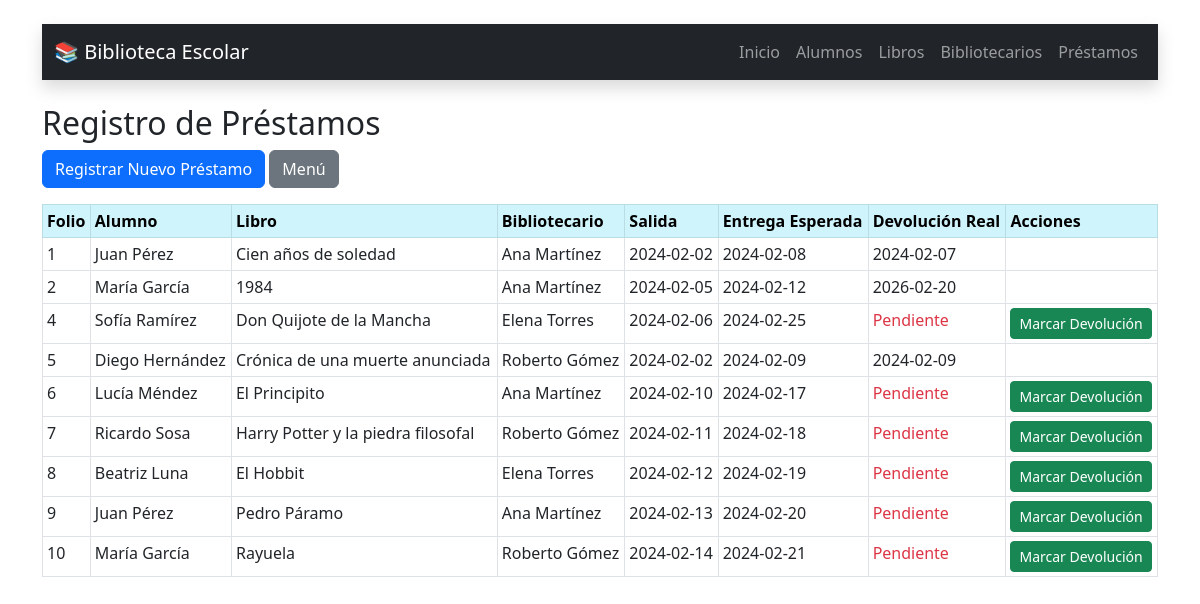
/prestamos.php, run on the app's committed database.
### tables this page shows
CREATE TABLE IF NOT EXISTS `prestamo` (
  `id_prestamo` int NOT NULL AUTO_INCREMENT,
  `id_alumno` int NOT NULL,
  `id_libro` int NOT NULL,
  `id_bibliotecario` int NOT NULL,
  `fecha_salida` date NOT NULL,
  `fecha_entrega_esperada` date NOT NULL,
  `fecha_devolucion_real` date DEFAULT NULL,
  PRIMARY KEY (`id_prestamo`),
  KEY `id_alumno` (`id_alumno`),
  KEY `id_libro` (`id_libro`),
  KEY `id_bibliotecario` (`id_bibliotecario`),
  KEY `idx_fecha_entrega` (`fecha_entrega_esperada`),
  CONSTRAINT `prestamo_ibfk_1` FOREIGN KEY (`id_alumno`) REFERENCES `alumno` (`id_alumno`),
  CONSTRAINT `prestamo_ibfk_2` FOREIGN KEY (`id_libro`) REFERENCES `libro` (`id_libro`),
  CONSTRAINT `prestamo_ibfk_3` FOREIGN KEY (`id_bibliotecario`) REFERENCES `bibliotecario` (`id_bibliotecario`)
);

CREATE TABLE IF NOT EXISTS `alumno` (
  `id_alumno` int NOT NULL AUTO_INCREMENT,
  `nombre` varchar(100) NOT NULL,
  `grado_grupo` varchar(20) DEFAULT NULL,
  `email` varchar(100) NOT NULL,
  PRIMARY KEY (`id_alumno`),
  UNIQUE KEY `email` (`email`)
);

CREATE TABLE IF NOT EXISTS `libro` (
  `id_libro` int NOT NULL AUTO_INCREMENT,
  `titulo` varchar(150) NOT NULL,
  `autor` varchar(100) DEFAULT NULL,
  `isbn` varchar(20) DEFAULT NULL,
  `estado` enum('disponible','prestado') DEFAULT 'disponible',
  PRIMARY KEY (`id_libro`),
  UNIQUE KEY `isbn` (`isbn`),
  KEY `idx_libro_titulo` (`titulo`)
);

CREATE TABLE IF NOT EXISTS `bibliotecario` (
  `id_bibliotecario` int NOT NULL AUTO_INCREMENT,
  `nombre` varchar(100) NOT NULL,
  `turno` varchar(20) DEFAULT NULL,
  `password` varchar(50) NOT NULL,
  PRIMARY KEY (`id_bibliotecario`)
);

### prestamos.php (the view, shortened to what this page needs)
<?php include 'config.php'; ?>
<!DOCTYPE html>
<html>
<head>
    <link rel="stylesheet" href="https://cdn.jsdelivr.net/npm/bootstrap@5.3.0/dist/css/bootstrap.min.css">
</head>
<body class="container mt-4">
    <?php include 'navbar.php'; ?>
    <h2>Registro de Préstamos</h2>
    <a href="prestamos_form.php" class="btn btn-primary mb-3">Registrar Nuevo Préstamo</a>
    <a href="index.php" class="btn btn-secondary mb-3">Menú</a>
    <table class="table table-sm table-bordered">
        <thead class="table-info">
            <tr>
                <th>Folio</th>
                <th>Alumno</th>
                <th>Libro</th>
                <th>Bibliotecario</th>
                <th>Salida</th>
                <th>Entrega Esperada</th>
                <th>Devolución Real</th>
                <th>Acciones</th>
            </tr>
        </thead>
        <tbody>
            <?php
            $sql = "SELECT p.*, a.nombre as alumno, l.titulo as libro, b.nombre as bibliotecario
                    FROM prestamo p
                    JOIN alumno a ON p.id_alumno = a.id_alumno
                    JOIN libro l ON p.id_libro = l.id_libro
                    JOIN bibliotecario b ON p.id_bibliotecario = b.id_bibliotecario";
            $stmt = $pdo->query($sql);
            while ($row = $stmt->fetch()) {
                echo "<tr>
                    <td>{$row['id_prestamo']}</td>
                    <td>{$row['alumno']}</td>
                    <td>{$row['libro']}</td>
                    <td>{$row['bibliotecario']}</td>
                    <td>{$row['fecha_salida']}</td>
                    <td>{$row['fecha_entrega_esperada']}</td>
                    <td>" . ($row['fecha_devolucion_real'] ?? '<span class="text-danger">Pendiente</span>') . "</td>
                    <td>";
                if (!$row['fecha_devolucion_real']) {
                    echo "<a href='prestamos.php?return={$row['id_prestamo']}&libro={$row['id_libro']}' class='btn btn-success btn-sm'>Marcar Devolución</a>";
                }
                echo "</td></tr>";
            }
            ?>
        </tbody>
    </table>
</body>
</html>

### data on the page
prestamo: id_prestamo "1", id_alumno.nombre "Juan Pérez", id_libro.titulo "Cien años de soledad", id_bibliotecario.nombre "Ana Martínez", fecha_salida "2024-02-02", fecha_entrega_esperada "2024-02-08", fecha_devolucion_real "2024-02-07"
prestamo: id_prestamo "2", id_alumno.nombre "María García", id_libro.titulo "1984", id_bibliotecario.nombre "Ana Martínez", fecha_salida "2024-02-05", fecha_entrega_esperada "2024-02-12", fecha_devolucion_real "2026-02-20"
prestamo: id_prestamo "4", id_alumno.nombre "Sofía Ramírez", id_libro.titulo "Don Quijote de la Mancha", id_bibliotecario.nombre "Elena Torres", fecha_salida "2024-02-06", fecha_entrega_esperada "2024-02-25", fecha_devolucion_real "Pendiente"
prestamo: id_prestamo "5", id_alumno.nombre "Diego Hernández", id_libro.titulo "Crónica de una muerte anunciada", id_bibliotecario.nombre "Roberto Gómez", fecha_salida "2024-02-02", fecha_entrega_esperada "2024-02-09", fecha_devolucion_real "2024-02-09"
prestamo: id_prestamo "6", id_alumno.nombre "Lucía Méndez", id_libro.titulo "El Principito", id_bibliotecario.nombre "Ana Martínez", fecha_salida "2024-02-10", fecha_entrega_esperada "2024-02-17", fecha_devolucion_real "Pendiente"
prestamo: id_prestamo "7", id_alumno.nombre "Ricardo Sosa", id_libro.titulo "Harry Potter y la piedra filosofal", id_bibliotecario.nombre "Roberto Gómez", fecha_salida "2024-02-11", fecha_entrega_esperada "2024-02-18", fecha_devolucion_real "Pendiente"
prestamo: id_prestamo "8", id_alumno.nombre "Beatriz Luna", id_libro.titulo "El Hobbit", id_bibliotecario.nombre "Elena Torres", fecha_salida "2024-02-12", fecha_entrega_esperada "2024-02-19", fecha_devolucion_real "Pendiente"
prestamo: id_prestamo "9", id_alumno.nombre "Juan Pérez", id_libro.titulo "Pedro Páramo", id_bibliotecario.nombre "Ana Martínez", fecha_salida "2024-02-13", fecha_entrega_esperada "2024-02-20", fecha_devolucion_real "Pendiente"
prestamo: id_prestamo "10", id_alumno.nombre "María García", id_libro.titulo "Rayuela", id_bibliotecario.nombre "Roberto Gómez", fecha_salida "2024-02-14", fecha_entrega_esperada "2024-02-21", fecha_devolucion_real "Pendiente"
